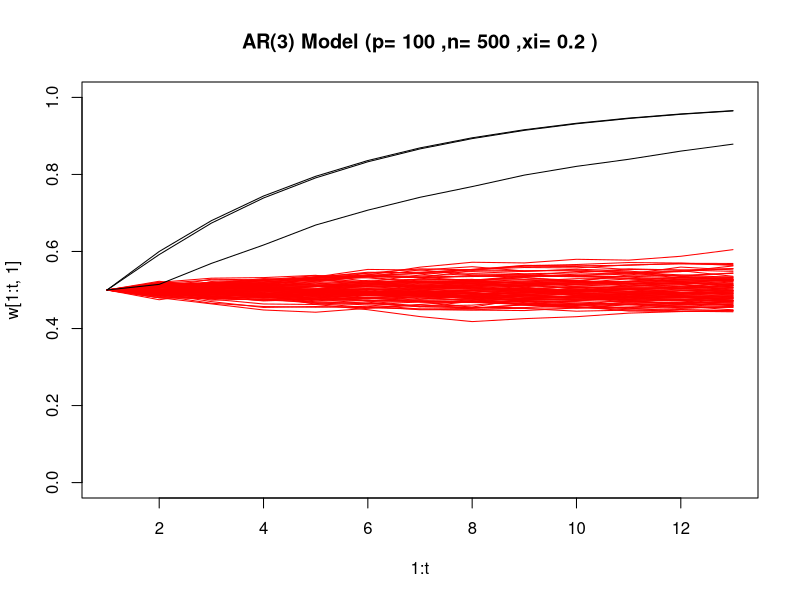

Here is the R script that generated this plot:
library(MASS)
set.seed(2920)

PValue <- function(u) {
  model <- lm(Y~X[,(u*(1:p))])
  PValue <- pchisq(as.numeric(2*(-logLik(model)+F_logLik)),df = p-sum(u),lower.tail=FALSE,ncp=0)
}

ModelSampling <- function(w) {
  ModelSampling <- rep(0,p)
  for (j in 1:p){
    ran <- runif(1)
    if (ran<w[j]) {ModelSampling[j] <- 1}
  }
  ModelSampling
}

zeta <- 0.25 #Use p-value[(1-zeta)B] to update next alphe
alpha_star <- 0.05 #Target Level alpha
xi <- 0.2 #Smoothing Parameter
d <- 10 #The algorithm will stop when alpha is stablized for d iterations
p <- 100 #Largest AR order
B <- 300

ts <- arima.sim(n = 500, list(order = c(3,0,0),ar = c(0.8897, -0.4858, 0.3222)))
n <- length(ts)
Y <- ts[(p+1):n]
X <- matrix(rep(0,p*(n-p)),nrow = n-p)
sapply(1:(n-p),function(k){X[k,] <<- ts[k:(k+p-1)]})

F_Model <- lm(Y~X) #Full Model
F_logLik <- logLik(F_Model) #Log Likelihood of Full Model

t <- 1
w <- matrix(rep(0,50*p),nrow=50)
w[1,] <- rep(1/2,p)
stable <- 0
alpha <- rep(0,50)
c <- matrix(rep(0,p*50),nrow =50)
while (stable < 10) {
  t <- t + 1
  M <- NULL
  pval <- rep(0,B)
  for (i in 1:B){
    M <- rbind(M,ModelSampling(w[t-1,])) #Update Models using w^(t-1)
  }
  pval <- sapply(1:B, function(k){PValue(M[k,])})
  alpha[t] <- min(alpha_star, quantile(pval,1-zeta)) #Update alpha
  numer <- matrix(rep(0,p*B),nrow = B)
  denom <- matrix(rep(0,p*B),nrow = B)
  for (i in 1:B){
    for (j in 1:p){
      numer[i,j] <- as.numeric((pval[i]>alpha[t]) & (M[i,j] == 1))
      denom[i,j] <- as.numeric(pval[i]>alpha[t])
    }
  }
  
  c[t,] <- apply(numer,2,sum)/apply(denom,2,sum)
  w[t,] <- xi*c[t,] + (1-xi) * w[t-1,]
  if (alpha[t] == alpha_star) {stable <- stable + 1} else {stable = 0}
}

####Graph Plot#####
plot(1:t,w[1:t,1],ylim=c(0,1),type = "l",col="red",main=paste("AR(3) Model (p=",p,",n=",n,",xi=",xi,")"))
sapply(2:(p-3),function(k){lines(1:t,w[1:t,k],col="red")})
sapply((p-2):p,function(k){lines(1:t,w[1:t,k],col="black")})
